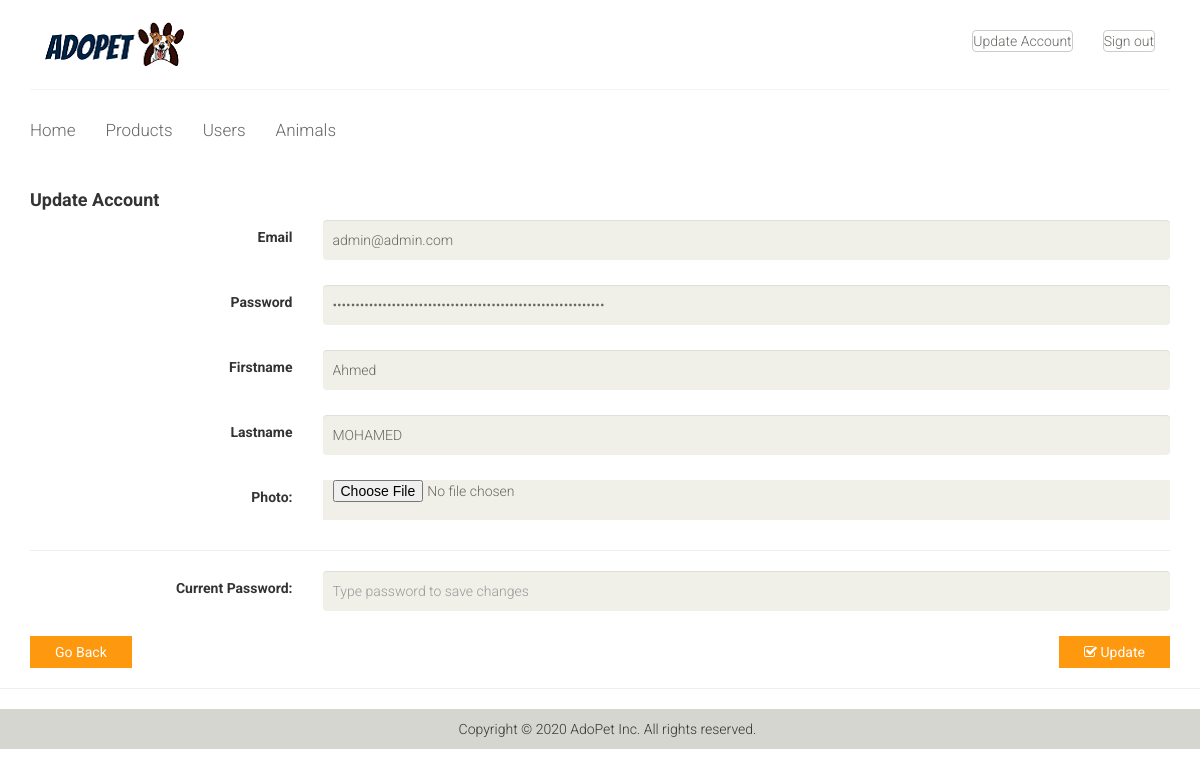
Screenshot of /admin/profile_modal.php (signed in) with the database file from the repository.
### tables this page shows
CREATE TABLE IF NOT EXISTS `users` (
  `id` int(11) NOT NULL AUTO_INCREMENT,
  `email` varchar(200) NOT NULL,
  `password` varchar(60) NOT NULL,
  `type` int(1) NOT NULL DEFAULT '0',
  `firstname` varchar(50) NOT NULL,
  `lastname` varchar(50) NOT NULL,
  `address` text,
  `contact_info` varchar(100) DEFAULT NULL,
  `photo` varchar(200) DEFAULT NULL,
  `created_on` date NOT NULL,
  PRIMARY KEY (`id`)
);

### admin/includes/session.php (called while the page is built, shortened)
<?php
	include '../includes/conn.php';
	$conn = $pdo->open();
	$stmt = $conn->prepare("SELECT * FROM users WHERE id=:id");
	$stmt->execute(['id'=>$_SESSION['admin']]);
	$admin = $stmt->fetch();
?>

### admin/profile_modal.php (the view, shortened to what this page needs)
  <?php include 'includes/session.php'; ?>
<?php include 'includes/header.php'; ?>
<body>
<div class="wrapper">
<?php include 'includes/navbar.php'; ?>
  <?php include 'includes/menubar.php'; ?>
		</div>
<div class="content-wrapper">
<div class="container">
<div class="signup-form" id="edit">
              <h4 class="title"><b>Update Account</b></h4>
            	<form class="form-horizontal" method="POST" action="profile_update.php?return=<?php echo basename($_SERVER['PHP_SELF']); ?>" enctype="multipart/form-data">
          		  <div class="form-group">
                  	<label for="email" class="col-sm-3 control-label">Email</label>
                  	<div class="col-sm-9">
                    	<input type="text" class="form-control" id="email" name="email" value="<?php echo $admin['email']; ?>">
                  	</div>
                </div>
                <div class="form-group">
                    <label for="password" class="col-sm-3 control-label">Password</label>
                    <div class="col-sm-9">
                      <input type="password" class="form-control" id="password" name="password" value="<?php echo $admin['password']; ?>">
                    </div>
                </div>
                <div class="form-group">
                  	<label for="firstname" class="col-sm-3 control-label">Firstname</label>
                  	<div class="col-sm-9">
                    	<input type="text" class="form-control" id="firstname" name="firstname" value="<?php echo $admin['firstname']; ?>">
                  	</div>
                </div>
                <div class="form-group">
                  	<label for="lastname" class="col-sm-3 control-label">Lastname</label>
                  	<div class="col-sm-9">
                    	<input type="text" class="form-control" id="lastname" name="lastname" value="<?php echo $admin['lastname']; ?>">
                  	</div>
                </div>
                <div class="form-group">
                    <label for="photo" class="col-sm-3 control-label">Photo:</label>
                    <div class="col-sm-9">
                      <input type="file" id="photo" name="photo">
                    </div>
                </div>
                <hr>
                <div class="form-group">
                    <label for="curr_password" class="col-sm-3 control-label">Current Password:</label>
                    <div class="col-sm-9">
                      <input type="password" class="form-control" id="curr_password" name="curr_password" placeholder="Type password to save changes" required>
                    </div>
                </div>
            <button  onclick="history.back()" type="button" class="btn btn-default btn-flat pull-left" ><i class="fa fa-close"></i>Go Back</button>
              <button type="submit" class="btn btn-success btn-flat pull-right" name="save"><i class="fa fa-check-square-o"></i> Update</button>
            	</form>
              </div>
        </div>
    </div>
<hr>
<?php include 'includes/footer.php'; ?>
</body>
</html>

### css/main.css (style rules this page uses)
body { font-family: 'Roboto', sans-serif; position: relative; font-weight: 400px; }
h1, h2, h3, h4, h5, h6 { font-family: 'Roboto', sans-serif; }
.login-form form , .signup-form form input { background: #F0F0E9; border: medium none; color: #696763; display: block; font-family: 'Roboto', sans-serif; font-size: 14px; font-weight: 300; height: 40px; margin-bottom: 10px; outline: medium none; padding-left: 10px; width: 100%; }
.login-form form button, .signup-form form button { background: #FE980F; border: medium none; border-radius: 0; color: #FFFFFF; display: block; font-family: 'Roboto', sans-serif; padding: 6px 25px; }

### rows the page displays
users: email "admin@admin.com", firstname "Ahmed", lastname "MOHAMED"
